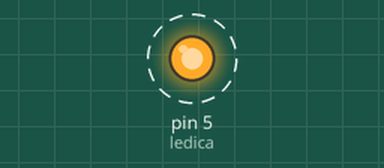
Recording of a sketch running on a simulated Arduino Uno, built with avr-gcc and run on an emulated ATmega328P. On the bench: output pins drawn as LEDs (lit = HIGH). Dashed ring = blinking.

Above: at 0.2 s.
Timing chart, 0 to 3.0 s (numbered marks = the images above):
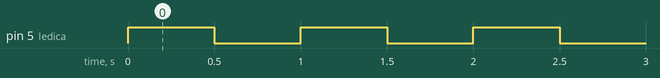

The sketch:

testLedica.ino
```cpp
#define ledica 5

void setup() {
  // put your setup code here, to run once:
pinMode (ledica, OUTPUT);
}

void loop() {
  // put your main code here, to run repeatedly:
digitalWrite(ledica, HIGH);
delay(500);
digitalWrite(ledica, LOW);
delay(500);

}
```

Measured:
- by itself, pin 5 (ledica): alternates HIGH for 0.50 s and LOW for 0.50 s
